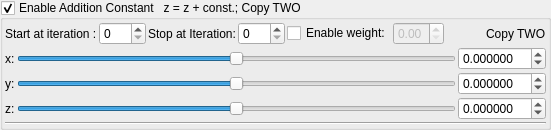
    <widget class="MyGroupBox" name="groupCheck_transform_additionConstant2_enabled">
     <property name="title">
      <string>Enable Addition Constant   z = z + const.; Copy TWO</string>
     </property>
     <property name="checkable">
      <bool>true</bool>
     </property>
     <layout class="QVBoxLayout" name="verticalLayout_13" stretch="0,0,0">
      <property name="spacing">
       <number>2</number>
      </property>
      <property name="leftMargin">
       <number>2</number>
      </property>
      <property name="topMargin">
       <number>2</number>
      </property>
      <property name="rightMargin">
       <number>2</number>
      </property>
      <property name="bottomMargin">
       <number>2</number>
      </property>
      <item>
       <layout class="QGridLayout" name="gridLayout_8">
        <item row="0" column="5">
         <widget class="MyDoubleSpinBox" name="spinbox_transform_additionConstant2_weight">
          <property name="enabled">
           <bool>false</bool>
          </property>
          <property name="sizePolicy">
           <sizepolicy hsizetype="Minimum" vsizetype="Maximum">
            <horstretch>0</horstretch>
            <verstretch>0</verstretch>
           </sizepolicy>
          </property>
          <property name="decimals">
           <number>2</number>
          </property>
          <property name="minimum">
           <double>0.000000000000000</double>
          </property>
          <property name="maximum">
           <double>1.000000000000000</double>
          </property>
          <property name="singleStep">
           <double>0.100000000000000</double>
          </property>
         </widget>
        </item>
        <item row="0" column="7">
         <widget class="QLabel" name="label_110">
          <property name="text">
           <string>Copy TWO</string>
          </property>
         </widget>
        </item>
        <item row="0" column="3">
         <widget class="MySpinBox" name="spinboxInt_transform_additionConstant2_stop_iterations">
          <property name="sizePolicy">
           <sizepolicy hsizetype="Minimum" vsizetype="Maximum">
            <horstretch>0</horstretch>
            <verstretch>0</verstretch>
           </sizepolicy>
          </property>
          <property name="maximum">
           <number>250</number>
          </property>
         </widget>
        </item>
        <item row="0" column="1">
         <widget class="MySpinBox" name="spinboxInt_transform_additionConstant2_start_iterations">
          <property name="sizePolicy">
           <sizepolicy hsizetype="Minimum" vsizetype="Maximum">
            <horstretch>0</horstretch>
            <verstretch>0</verstretch>
           </sizepolicy>
          </property>
          <property name="minimum">
           <number>0</number>
          </property>
          <property name="maximum">
           <number>250</number>
          </property>
          <property name="value">
           <number>0</number>
          </property>
         </widget>
        </item>
        <item row="0" column="2">
         <widget class="QLabel" name="label_53">
          <property name="text">
           <string>Stop at Iteration:</string>
          </property>
         </widget>
        </item>
        <item row="0" column="0">
         <widget class="QLabel" name="label_50">
          <property name="text">
           <string>Start at iteration :</string>
          </property>
         </widget>
        </item>
        <item row="0" column="6">
         <spacer name="horizontalSpacer_7">
          <property name="orientation">
           <enum>Qt::Horizontal</enum>
          </property>
          <property name="sizeHint" stdset="0">
           <size>
            <width>40</width>
            <height>20</height>
           </size>
          </property>
         </spacer>
        </item>
        <item row="0" column="4">
         <widget class="QCheckBox" name="checkBox_transform_additionConstant2_weight_enabled">
          <property name="text">
           <string>Enable weight:</string>
          </property>
         </widget>
        </item>
       </layout>
      </item>
      <item>
       <layout class="QGridLayout" name="gridLayout_16">
        <property name="spacing">
         <number>2</number>
        </property>
        <item row="2" column="3">
         <widget class="MyDoubleSpinBox" name="spinbox3_transform_additionConstant2_z">
          <property name="sizePolicy">
           <sizepolicy hsizetype="Minimum" vsizetype="Maximum">
            <horstretch>0</horstretch>
            <verstretch>0</verstretch>
           </sizepolicy>
          </property>
          <property name="decimals">
           <number>6</number>
          </property>
          <property name="minimum">
           <double>-99.989999999999995</double>
          </property>
          <property name="singleStep">
           <double>0.100000000000000</double>
          </property>
         </widget>
        </item>
        <item row="2" column="1">
         <widget class="QLabel" name="label_13">
          <property name="text">
           <string>z:</string>
          </property>
         </widget>
        </item>
        <item row="0" column="1">
         <widget class="QLabel" name="label_6">
          <property name="text">
           <string>x:</string>
          </property>
         </widget>
        </item>
        <item row="1" column="3">
         <widget class="MyDoubleSpinBox" name="spinbox3_transform_additionConstant2_y">
          <property name="sizePolicy">
           <sizepolicy hsizetype="Minimum" vsizetype="Maximum">
            <horstretch>0</horstretch>
            <verstretch>0</verstretch>
           </sizepolicy>
          </property>
          <property name="decimals">
           <number>6</number>
          </property>
          <property name="minimum">
           <double>-99.989999999999995</double>
          </property>
          <property name="singleStep">
           <double>0.100000000000000</double>
          </property>
         </widget>
        </item>
        <item row="0" column="3">
         <widget class="MyDoubleSpinBox" name="spinbox3_transform_additionConstant2_x">
          <property name="sizePolicy">
           <sizepolicy hsizetype="Minimum" vsizetype="Maximum">
            <horstretch>0</horstretch>
            <verstretch>0</verstretch>
           </sizepolicy>
          </property>
          <property name="prefix">
           <string/>
          </property>
          <property name="decimals">
           <number>6</number>
          </property>
          <property name="minimum">
           <double>-99.989999999999995</double>
          </property>
          <property name="singleStep">
           <double>0.100000000000000</double>
          </property>
         </widget>
        </item>
        <item row="1" column="1">
         <widget class="QLabel" name="label_8">
          <property name="text">
           <string>y:</string>
          </property>
         </widget>
        </item>
        <item row="1" column="2">
         <widget class="QSlider" name="slider3_transform_additionConstant2_y">
          <property name="sizePolicy">
           <sizepolicy hsizetype="Expanding" vsizetype="Maximum">
            <horstretch>0</horstretch>
            <verstretch>0</verstretch>
           </sizepolicy>
          </property>
          <property name="minimum">
           <number>-5000000</number>
          </property>
          <property name="maximum">
           <number>5000000</number>
          </property>
          <property name="orientation">
           <enum>Qt::Horizontal</enum>
          </property>
         </widget>
        </item>
        <item row="0" column="2">
         <widget class="QSlider" name="slider3_transform_additionConstant2_x">
          <property name="sizePolicy">
           <sizepolicy hsizetype="Expanding" vsizetype="Maximum">
            <horstretch>0</horstretch>
            <verstretch>0</verstretch>
           </sizepolicy>
          </property>
          <property name="minimum">
           <number>-5000000</number>
          </property>
          <property name="maximum">
           <number>5000000</number>
          </property>
          <property name="orientation">
           <enum>Qt::Horizontal</enum>
          </property>
         </widget>
        </item>
        <item row="2" column="2">
         <widget class="QSlider" name="slider3_transform_additionConstant2_z">
          <property name="sizePolicy">
           <sizepolicy hsizetype="Expanding" vsizetype="Maximum">
            <horstretch>0</horstretch>
            <verstretch>0</verstretch>
           </sizepolicy>
          </property>
          <property name="minimum">
           <number>-5000000</number>
          </property>
          <property name="maximum">
           <number>5000000</number>
          </property>
          <property name="orientation">
           <enum>Qt::Horizontal</enum>
          </property>
         </widget>
        </item>
       </layout>
      </item>
      <item>
       <widget class="Line" name="line_4">
        <property name="orientation">
         <enum>Qt::Horizontal</enum>
        </property>
       </widget>
      </item>
     </layout>
    </widget>
